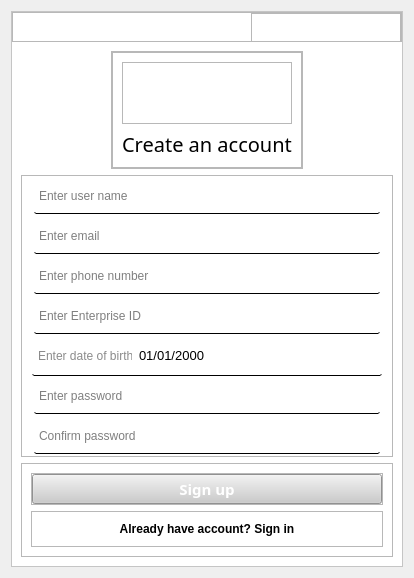
<?xml version="1.0" encoding="UTF-8"?>
<ui version="4.0">
 <class>Form</class>
 <widget class="QWidget" name="Form">
  <property name="geometry">
   <rect>
    <x>0</x>
    <y>0</y>
    <width>414</width>
    <height>578</height>
   </rect>
  </property>
  <property name="sizeIncrement">
   <size>
    <width>200</width>
    <height>500</height>
   </size>
  </property>
  <property name="windowTitle">
   <string>Form</string>
  </property>
  <property name="styleSheet">
   <string notr="true">#main_frame {
	background-color: rgb(255, 255, 255);
}</string>
  </property>
  <layout class="QVBoxLayout" name="verticalLayout">
   <item>
    <widget class="QFrame" name="main_frame">
     <property name="styleSheet">
      <string notr="true">#main_frame {
	background-color: rgb(255, 255, 255);
}</string>
     </property>
     <property name="frameShape">
      <enum>QFrame::StyledPanel</enum>
     </property>
     <property name="frameShadow">
      <enum>QFrame::Raised</enum>
     </property>
     <layout class="QVBoxLayout" name="verticalLayout_2">
      <property name="spacing">
       <number>0</number>
      </property>
      <property name="leftMargin">
       <number>0</number>
      </property>
      <property name="topMargin">
       <number>0</number>
      </property>
      <property name="rightMargin">
       <number>0</number>
      </property>
      <property name="bottomMargin">
       <number>0</number>
      </property>
      <item>
       <widget class="QFrame" name="header">
        <property name="sizePolicy">
         <sizepolicy hsizetype="Preferred" vsizetype="Fixed">
          <horstretch>0</horstretch>
          <verstretch>0</verstretch>
         </sizepolicy>
        </property>
        <property name="minimumSize">
         <size>
          <width>0</width>
          <height>30</height>
         </size>
        </property>
        <property name="maximumSize">
         <size>
          <width>16777215</width>
          <height>30</height>
         </size>
        </property>
        <property name="styleSheet">
         <string notr="true">#header::hover {
	background: rgb(235, 235, 235);
}</string>
        </property>
        <property name="frameShape">
         <enum>QFrame::StyledPanel</enum>
        </property>
        <property name="frameShadow">
         <enum>QFrame::Raised</enum>
        </property>
        <layout class="QHBoxLayout" name="horizontalLayout">
         <property name="spacing">
          <number>0</number>
         </property>
         <property name="leftMargin">
          <number>0</number>
         </property>
         <property name="topMargin">
          <number>0</number>
         </property>
         <property name="rightMargin">
          <number>0</number>
         </property>
         <property name="bottomMargin">
          <number>0</number>
         </property>
         <item>
          <spacer name="horizontalSpacer">
           <property name="orientation">
            <enum>Qt::Horizontal</enum>
           </property>
           <property name="sizeType">
            <enum>QSizePolicy::Expanding</enum>
           </property>
           <property name="sizeHint" stdset="0">
            <size>
             <width>240</width>
             <height>7</height>
            </size>
           </property>
          </spacer>
         </item>
         <item>
          <widget class="QFrame" name="interact">
           <property name="sizePolicy">
            <sizepolicy hsizetype="Preferred" vsizetype="Fixed">
             <horstretch>0</horstretch>
             <verstretch>0</verstretch>
            </sizepolicy>
           </property>
           <property name="minimumSize">
            <size>
             <width>150</width>
             <height>30</height>
            </size>
           </property>
           <property name="maximumSize">
            <size>
             <width>200</width>
             <height>30</height>
            </size>
           </property>
           <property name="baseSize">
            <size>
             <width>0</width>
             <height>0</height>
            </size>
           </property>
           <property name="styleSheet">
            <string notr="true">QPushButton {
	border: none;
}
QPushButton::hover {
	border: 1px solid #000;
}
#interact {
	margin: 0;
	padding: 0;
}</string>
           </property>
           <property name="frameShape">
            <enum>QFrame::StyledPanel</enum>
           </property>
           <property name="frameShadow">
            <enum>QFrame::Raised</enum>
           </property>
           <layout class="QHBoxLayout" name="horizontalLayout_2">
            <property name="spacing">
             <number>0</number>
            </property>
            <property name="leftMargin">
             <number>0</number>
            </property>
            <property name="topMargin">
             <number>0</number>
            </property>
            <property name="rightMargin">
             <number>0</number>
            </property>
            <property name="bottomMargin">
             <number>0</number>
            </property>
            <item>
             <widget class="QPushButton" name="minimize_btn">
              <property name="sizePolicy">
               <sizepolicy hsizetype="Preferred" vsizetype="Fixed">
                <horstretch>0</horstretch>
                <verstretch>0</verstretch>
               </sizepolicy>
              </property>
              <property name="minimumSize">
               <size>
                <width>0</width>
                <height>28</height>
               </size>
              </property>
              <property name="maximumSize">
               <size>
                <width>16777215</width>
                <height>30</height>
               </size>
              </property>
              <property name="text">
               <string/>
              </property>
              <property name="icon">
               <iconset resource="View/img/resources.qrc">
                <normaloff>:/img/icon/minus.png</normaloff>:/img/icon/minus.png</iconset>
              </property>
             </widget>
            </item>
            <item>
             <widget class="QPushButton" name="maximize_btn">
              <property name="sizePolicy">
               <sizepolicy hsizetype="Preferred" vsizetype="Fixed">
                <horstretch>0</horstretch>
                <verstretch>0</verstretch>
               </sizepolicy>
              </property>
              <property name="minimumSize">
               <size>
                <width>0</width>
                <height>28</height>
               </size>
              </property>
              <property name="maximumSize">
               <size>
                <width>16777215</width>
                <height>30</height>
               </size>
              </property>
              <property name="sizeIncrement">
               <size>
                <width>0</width>
                <height>30</height>
               </size>
              </property>
              <property name="text">
               <string/>
              </property>
              <property name="icon">
               <iconset resource="View/img/resources.qrc">
                <normaloff>:/img/icon/stack-svgrepo-com.svg</normaloff>:/img/icon/stack-svgrepo-com.svg</iconset>
              </property>
             </widget>
            </item>
            <item>
             <widget class="QPushButton" name="close_btn">
              <property name="sizePolicy">
               <sizepolicy hsizetype="Preferred" vsizetype="Fixed">
                <horstretch>0</horstretch>
                <verstretch>0</verstretch>
               </sizepolicy>
              </property>
              <property name="minimumSize">
               <size>
                <width>0</width>
                <height>28</height>
               </size>
              </property>
              <property name="maximumSize">
               <size>
                <width>16777215</width>
                <height>30</height>
               </size>
              </property>
              <property name="text">
               <string/>
              </property>
              <property name="icon">
               <iconset resource="View/img/resources.qrc">
                <normaloff>:/img/icon/x.png</normaloff>:/img/icon/x.png</iconset>
              </property>
              <property name="iconSize">
               <size>
                <width>16</width>
                <height>16</height>
               </size>
              </property>
             </widget>
            </item>
           </layout>
          </widget>
         </item>
        </layout>
       </widget>
      </item>
      <item>
       <widget class="QStackedWidget" name="Background">
        <property name="styleSheet">
         <string notr="true">#Background {
	background-color: rgb(255, 255, 255);
}</string>
        </property>
        <property name="currentIndex">
         <number>0</number>
        </property>
        <widget class="QWidget" name="Register_page">
         <property name="styleSheet">
          <string notr="true">#Login_page {
	background: rgb(195, 195, 195)
}</string>
         </property>
         <layout class="QVBoxLayout" name="verticalLayout_3">
          <item alignment="Qt::AlignHCenter">
           <widget class="QFrame" name="image_frame">
            <property name="styleSheet">
             <string notr="true">#image_framel {
	align-items: center;
 	 justify-content: center;
  	display: flex;
	  font-size: 1.5rem;
}</string>
            </property>
            <property name="frameShape">
             <enum>QFrame::StyledPanel</enum>
            </property>
            <property name="frameShadow">
             <enum>QFrame::Raised</enum>
            </property>
            <layout class="QVBoxLayout" name="verticalLayout_5">
             <property name="spacing">
              <number>0</number>
             </property>
             <property name="leftMargin">
              <number>0</number>
             </property>
             <property name="topMargin">
              <number>0</number>
             </property>
             <property name="rightMargin">
              <number>0</number>
             </property>
             <property name="bottomMargin">
              <number>0</number>
             </property>
             <item>
              <widget class="QFrame" name="register_label_frame">
               <property name="frameShape">
                <enum>QFrame::StyledPanel</enum>
               </property>
               <property name="frameShadow">
                <enum>QFrame::Raised</enum>
               </property>
               <layout class="QVBoxLayout" name="verticalLayout_7">
                <property name="rightMargin">
                 <number>9</number>
                </property>
                <item>
                 <widget class="QFrame" name="frame_3">
                  <property name="frameShape">
                   <enum>QFrame::StyledPanel</enum>
                  </property>
                  <property name="frameShadow">
                   <enum>QFrame::Raised</enum>
                  </property>
                  <property name="lineWidth">
                   <number>0</number>
                  </property>
                  <layout class="QHBoxLayout" name="horizontalLayout_3">
                   <property name="spacing">
                    <number>0</number>
                   </property>
                   <property name="leftMargin">
                    <number>0</number>
                   </property>
                   <property name="topMargin">
                    <number>0</number>
                   </property>
                   <property name="rightMargin">
                    <number>0</number>
                   </property>
                   <property name="bottomMargin">
                    <number>0</number>
                   </property>
                   <item>
                    <widget class="QLabel" name="image_label">
                     <property name="minimumSize">
                      <size>
                       <width>60</width>
                       <height>60</height>
                      </size>
                     </property>
                     <property name="maximumSize">
                      <size>
                       <width>60</width>
                       <height>60</height>
                      </size>
                     </property>
                     <property name="sizeIncrement">
                      <size>
                       <width>30</width>
                       <height>30</height>
                      </size>
                     </property>
                     <property name="text">
                      <string/>
                     </property>
                     <property name="pixmap">
                      <pixmap resource="View/img/resources.qrc">:/img/logo/dark_pythonLogo.png</pixmap>
                     </property>
                     <property name="scaledContents">
                      <bool>true</bool>
                     </property>
                     <property name="wordWrap">
                      <bool>false</bool>
                     </property>
                     <property name="indent">
                      <number>-1</number>
                     </property>
                    </widget>
                   </item>
                  </layout>
                 </widget>
                </item>
                <item>
                 <widget class="QLabel" name="label">
                  <property name="font">
                   <font>
                    <family>Tw Cen MT Condensed Extra Bold</family>
                    <pointsize>15</pointsize>
                   </font>
                  </property>
                  <property name="text">
                   <string>Create an account</string>
                  </property>
                  <property name="alignment">
                   <set>Qt::AlignCenter</set>
                  </property>
                  <property name="margin">
                   <number>0</number>
                  </property>
                 </widget>
                </item>
               </layout>
              </widget>
             </item>
            </layout>
           </widget>
          </item>
          <item>
           <widget class="QFrame" name="text_frame">
            <property name="styleSheet">
             <string notr="true">QLineEdit {
	color : #232, 237, 234;
	background-color: #217, 217, 217;
	border: none;
	border-bottom-style: solid;
	border-bottom-width: 1px;
	border-radius: 2px;
	border-bottom-color: #000;
	margin: 2px;
	height: 35px;
	padding-left: 3px;
}
#DateOfBirth {
	margin: 2px;

	border-radius: 2px;
	color : #232, 237, 234;
	background-color: #217, 217, 217;
	height: 35px;
	text-align: center;
	padding-left: 3px
}</string>
            </property>
            <property name="frameShape">
             <enum>QFrame::StyledPanel</enum>
            </property>
            <property name="frameShadow">
             <enum>QFrame::Raised</enum>
            </property>
            <layout class="QVBoxLayout" name="verticalLayout_4">
             <property name="spacing">
              <number>0</number>
             </property>
             <property name="leftMargin">
              <number>10</number>
             </property>
             <property name="topMargin">
              <number>0</number>
             </property>
             <property name="rightMargin">
              <number>10</number>
             </property>
             <property name="bottomMargin">
              <number>0</number>
             </property>
             <item>
              <widget class="QLineEdit" name="Username">
               <property name="minimumSize">
                <size>
                 <width>0</width>
                 <height>35</height>
                </size>
               </property>
               <property name="placeholderText">
                <string>Enter user name</string>
               </property>
              </widget>
             </item>
             <item>
              <widget class="QLineEdit" name="Email">
               <property name="minimumSize">
                <size>
                 <width>0</width>
                 <height>35</height>
                </size>
               </property>
               <property name="dragEnabled">
                <bool>false</bool>
               </property>
               <property name="placeholderText">
                <string>Enter email</string>
               </property>
              </widget>
             </item>
             <item>
              <widget class="QLineEdit" name="Phone_Num">
               <property name="minimumSize">
                <size>
                 <width>0</width>
                 <height>35</height>
                </size>
               </property>
               <property name="placeholderText">
                <string>Enter phone number</string>
               </property>
              </widget>
             </item>
             <item>
              <widget class="QLineEdit" name="Enterprise_id">
               <property name="placeholderText">
                <string>Enter Enterprise ID</string>
               </property>
              </widget>
             </item>
             <item>
              <widget class="QFrame" name="DOB">
               <property name="maximumSize">
                <size>
                 <width>16777212</width>
                 <height>16777215</height>
                </size>
               </property>
               <property name="font">
                <font>
                 <pointsize>10</pointsize>
                </font>
               </property>
               <property name="styleSheet">
                <string notr="true">#text_dob{
	padding-left:  3px;
	color:rgb(139, 139, 139);
}
QFrame#DOB {
	border:none;
	border-bottom: 1px solid #000;
	border-radius: 2px;
	background: rgb(255, 255, 255)
}</string>
               </property>
               <property name="frameShape">
                <enum>QFrame::StyledPanel</enum>
               </property>
               <property name="frameShadow">
                <enum>QFrame::Raised</enum>
               </property>
               <layout class="QHBoxLayout" name="horizontalLayout_6">
                <property name="spacing">
                 <number>0</number>
                </property>
                <property name="leftMargin">
                 <number>0</number>
                </property>
                <property name="topMargin">
                 <number>0</number>
                </property>
                <property name="rightMargin">
                 <number>0</number>
                </property>
                <property name="bottomMargin">
                 <number>0</number>
                </property>
                <item>
                 <widget class="QLabel" name="text_dob">
                  <property name="minimumSize">
                   <size>
                    <width>20</width>
                    <height>0</height>
                   </size>
                  </property>
                  <property name="maximumSize">
                   <size>
                    <width>100</width>
                    <height>16777215</height>
                   </size>
                  </property>
                  <property name="text">
                   <string>Enter date of birth</string>
                  </property>
                 </widget>
                </item>
                <item>
                 <widget class="QDateEdit" name="DateOfBirth">
                  <property name="font">
                   <font>
                    <family>MS Shell Dlg 2</family>
                    <pointsize>10</pointsize>
                   </font>
                  </property>
                  <property name="cursor">
                   <cursorShape>SizeVerCursor</cursorShape>
                  </property>
                  <property name="mouseTracking">
                   <bool>false</bool>
                  </property>
                  <property name="focusPolicy">
                   <enum>Qt::WheelFocus</enum>
                  </property>
                  <property name="acceptDrops">
                   <bool>false</bool>
                  </property>
                  <property name="autoFillBackground">
                   <bool>false</bool>
                  </property>
                  <property name="inputMethodHints">
                   <set>Qt::ImhPreferNumbers</set>
                  </property>
                  <property name="buttonSymbols">
                   <enum>QAbstractSpinBox::NoButtons</enum>
                  </property>
                  <property name="specialValueText">
                   <string/>
                  </property>
                  <property name="displayFormat">
                   <string>dd/MM/yyyy</string>
                  </property>
                 </widget>
                </item>
               </layout>
              </widget>
             </item>
             <item>
              <widget class="QLineEdit" name="Password">
               <property name="minimumSize">
                <size>
                 <width>0</width>
                 <height>35</height>
                </size>
               </property>
               <property name="echoMode">
                <enum>QLineEdit::Password</enum>
               </property>
               <property name="placeholderText">
                <string>Enter password</string>
               </property>
              </widget>
             </item>
             <item>
              <widget class="QLineEdit" name="Confirm_password">
               <property name="echoMode">
                <enum>QLineEdit::Password</enum>
               </property>
               <property name="placeholderText">
                <string>Confirm password</string>
               </property>
              </widget>
             </item>
            </layout>
           </widget>
          </item>
          <item>
           <widget class="QFrame" name="submit_frame">
            <property name="styleSheet">
             <string notr="true">#register_btn {
	background: rgb(203, 203, 203);
	color: rgb(255, 255, 255);
}
#register_btn::hover {
	background: rgb(211, 211, 211);
}
#login_label {
}
#login_label::hover {
	color: rgb(85, 85, 127);
}</string>
            </property>
            <property name="frameShape">
             <enum>QFrame::StyledPanel</enum>
            </property>
            <property name="frameShadow">
             <enum>QFrame::Raised</enum>
            </property>
            <layout class="QVBoxLayout" name="verticalLayout_6">
             <item>
              <widget class="QFrame" name="btn_frame">
               <property name="frameShape">
                <enum>QFrame::StyledPanel</enum>
               </property>
               <property name="frameShadow">
                <enum>QFrame::Raised</enum>
               </property>
               <layout class="QHBoxLayout" name="horizontalLayout_4">
                <property name="spacing">
                 <number>0</number>
                </property>
                <property name="leftMargin">
                 <number>0</number>
                </property>
                <property name="topMargin">
                 <number>0</number>
                </property>
                <property name="rightMargin">
                 <number>0</number>
                </property>
                <property name="bottomMargin">
                 <number>0</number>
                </property>
                <item>
                 <widget class="QPushButton" name="register_btn">
                  <property name="font">
                   <font>
                    <family>Segoe UI Semibold</family>
                    <pointsize>11</pointsize>
                    <weight>75</weight>
                    <bold>true</bold>
                   </font>
                  </property>
                  <property name="text">
                   <string>Sign up</string>
                  </property>
                  <property name="iconSize">
                   <size>
                    <width>16</width>
                    <height>16</height>
                   </size>
                  </property>
                  <property name="autoRepeat">
                   <bool>false</bool>
                  </property>
                  <property name="autoDefault">
                   <bool>false</bool>
                  </property>
                  <property name="default">
                   <bool>false</bool>
                  </property>
                  <property name="flat">
                   <bool>false</bool>
                  </property>
                 </widget>
                </item>
               </layout>
              </widget>
             </item>
             <item>
              <widget class="QFrame" name="signin">
               <property name="sizePolicy">
                <sizepolicy hsizetype="Preferred" vsizetype="Preferred">
                 <horstretch>0</horstretch>
                 <verstretch>0</verstretch>
                </sizepolicy>
               </property>
               <property name="frameShape">
                <enum>QFrame::StyledPanel</enum>
               </property>
               <property name="frameShadow">
                <enum>QFrame::Raised</enum>
               </property>
               <layout class="QHBoxLayout" name="horizontalLayout_5">
                <property name="spacing">
                 <number>0</number>
                </property>
                <property name="leftMargin">
                 <number>0</number>
                </property>
                <property name="topMargin">
                 <number>0</number>
                </property>
                <property name="rightMargin">
                 <number>0</number>
                </property>
                <property name="bottomMargin">
                 <number>0</number>
                </property>
                <item>
                 <widget class="ClickableLabel" name="login_label">
                  <property name="sizePolicy">
                   <sizepolicy hsizetype="Expanding" vsizetype="Expanding">
                    <horstretch>0</horstretch>
                    <verstretch>0</verstretch>
                   </sizepolicy>
                  </property>
                  <property name="font">
                   <font>
                    <weight>50</weight>
                    <bold>false</bold>
                   </font>
                  </property>
                  <property name="text">
                   <string>&lt;html&gt;&lt;head/&gt;&lt;body&gt;&lt;p&gt;&lt;span style=&quot; font-weight:600;&quot;&gt;Already have account? Sign in&lt;/span&gt;&lt;/p&gt;&lt;/body&gt;&lt;/html&gt;</string>
                  </property>
                  <property name="alignment">
                   <set>Qt::AlignCenter</set>
                  </property>
                 </widget>
                </item>
               </layout>
              </widget>
             </item>
            </layout>
           </widget>
          </item>
         </layout>
        </widget>
        <widget class="QWidget" name="Reg"/>
       </widget>
      </item>
     </layout>
    </widget>
   </item>
  </layout>
 </widget>
 <customwidgets>
  <customwidget>
   <class>ClickableLabel</class>
   <extends>QLabel</extends>
   <header>Frontend/View/clickableLabel</header>
  </customwidget>
 </customwidgets>
 <resources>
  <include location="View/img/resources.qrc"/>
 </resources>
 <connections/>
</ui>
